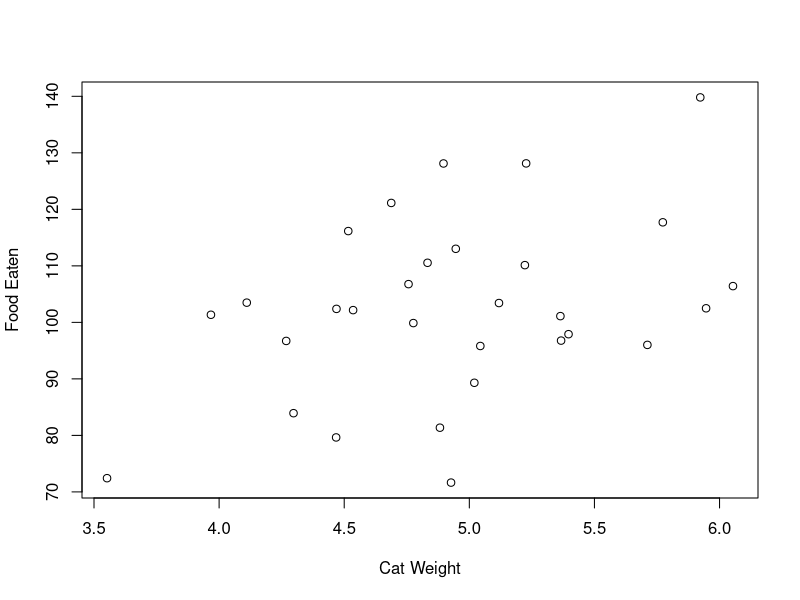
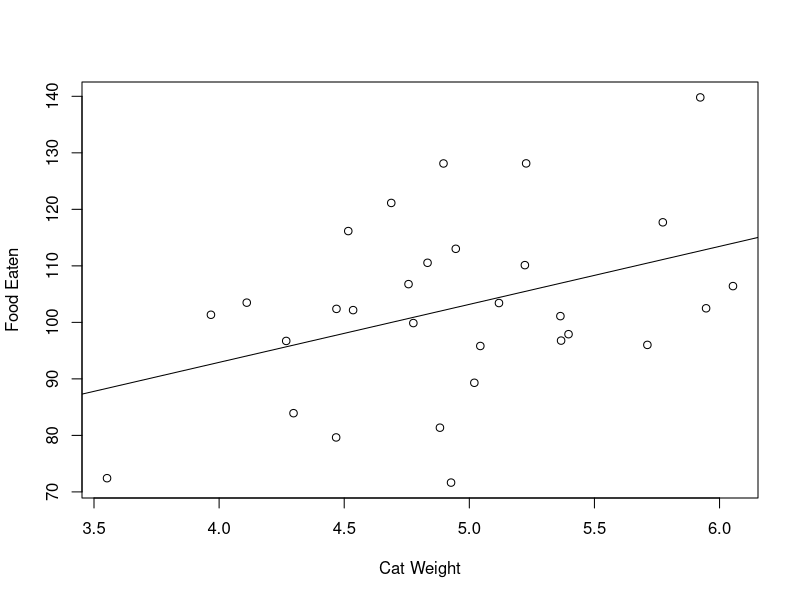
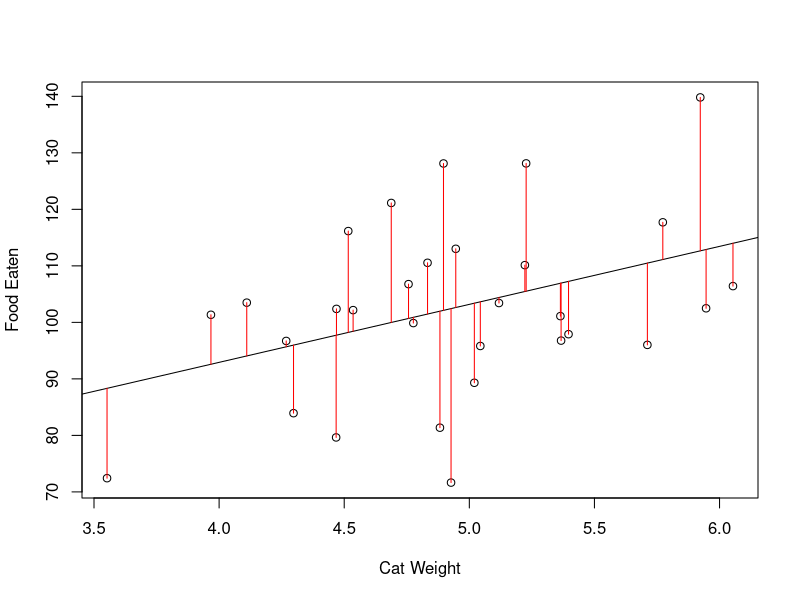
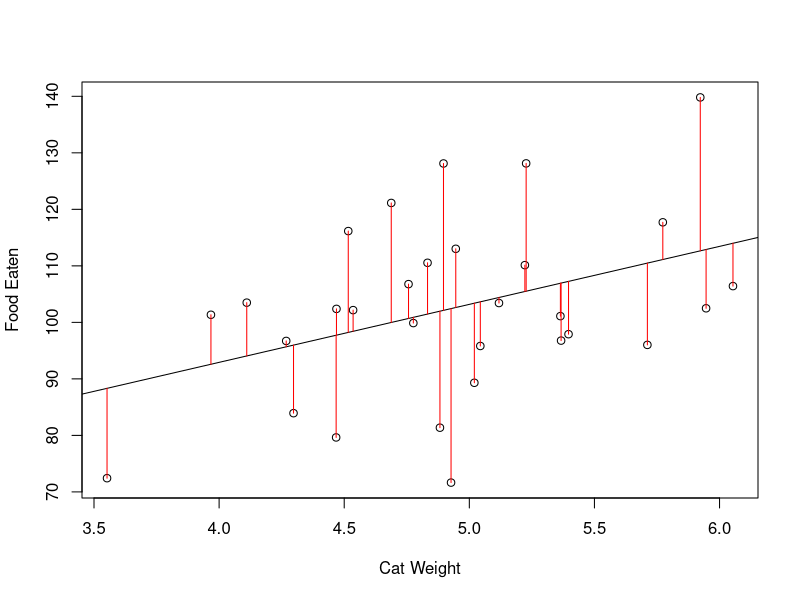
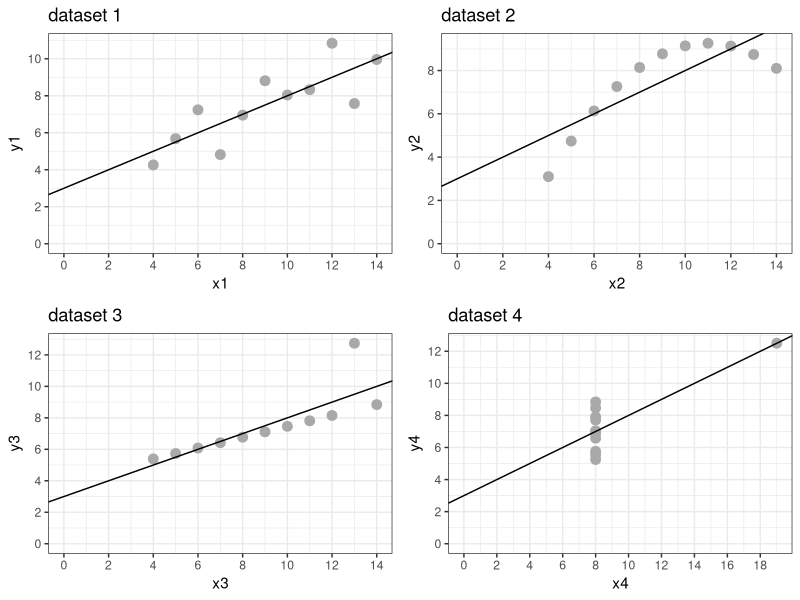
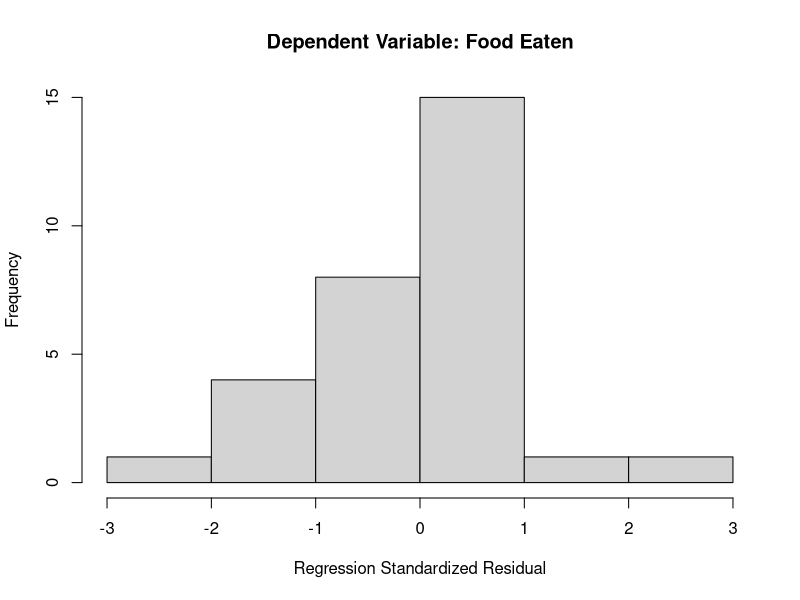
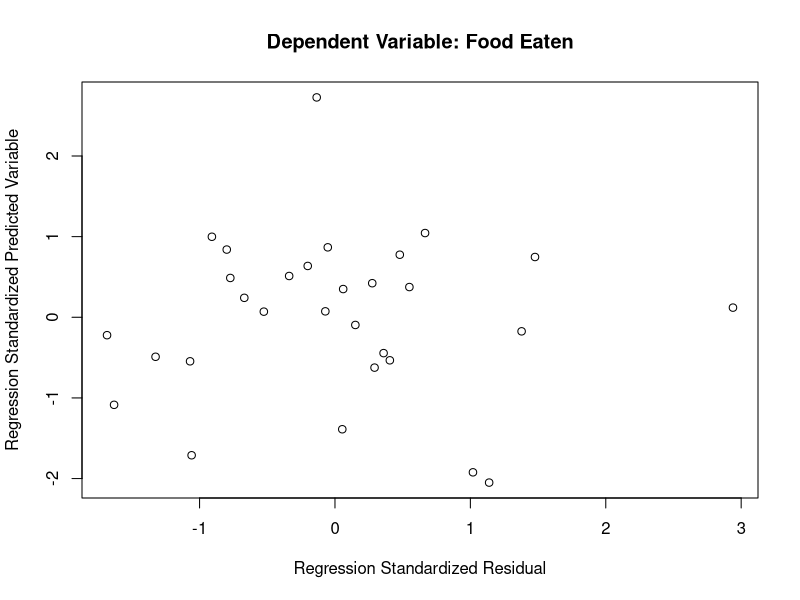
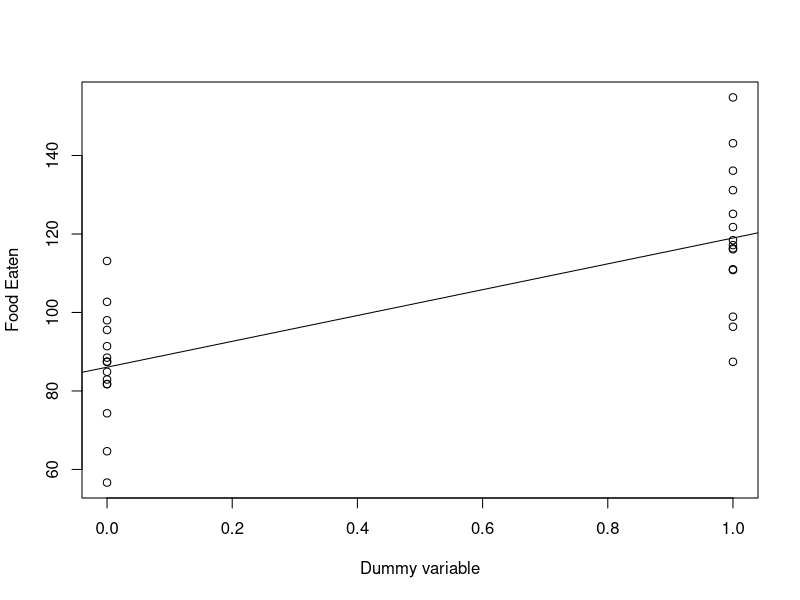

Recreate these plots in R, in order. (Note: this script raises an error after producing the figures.)
## ---- chunk 1
library(knitr)
n <- 30
intercept <- 100
options(digits = 3, scipen = 4)

set.seed("126")
cat_weight <- rnorm(n, mean = 5, sd = 1) # cat weight in kg
cat_age <- rnorm(n, mean = 60, sd = 24) # cat age in months
cat_breed <- factor(c(rep("Shorthair",n/2), rep("Manx", n/2)))

food_eaten <- intercept + 20*(cat_weight - mean(cat_weight)) + 2 + .5*(cat_age - mean(cat_age)) + rnorm(n, mean = 0, sd = 10)
catfood <- data.frame(CatWeight = cat_weight, FoodEaten = food_eaten)
catfood_age <- data.frame(CatWeight = cat_weight, CatAge = cat_age, FoodEaten = food_eaten)


print_p <- function(p){
  if(p < .01) return("*p* < .01")
  if(p <= .05) return(paste("*p* =", p))
  if(p > .05) return("*p* > .05")
}
## ---- chunk 2
kable(head(catfood))
## ---- chunk 3
plot(x = catfood$CatWeight, y = catfood$FoodEaten, xlab = "Cat Weight", ylab = "Food Eaten")
## ---- chunk 4
plot(x = catfood$CatWeight, y = catfood$FoodEaten, xlab = "Cat Weight", ylab = "Food Eaten")
abline(mod1 <- lm(catfood$FoodEaten ~ catfood$CatWeight))
## ---- chunk 5
plot(x = catfood$CatWeight, y = catfood$FoodEaten, xlab = "Cat Weight", ylab = "Food Eaten")
abline(mod1 <- lm(catfood$FoodEaten ~ catfood$CatWeight))
pre <- predict(mod1) # plot distances between points and the regression line
segments(catfood$CatWeight, catfood$FoodEaten, catfood$CatWeight, pre, col = "red")
## ---- chunk 6
plot(x = catfood$CatWeight, y = catfood$FoodEaten, xlab = "Cat Weight", ylab = "Food Eaten")
abline(mod1 <- lm(catfood$FoodEaten ~ catfood$CatWeight))
pre <- predict(mod1) # plot distances between points and the regression line
segments(catfood$CatWeight, catfood$FoodEaten, catfood$CatWeight, pre, col = "red")
## ---- chunk 7
kable(head(catfood_age))
write.csv(catfood_age, file = "catfood_age.csv")
## ---- chunk 8
summary((lm_catfood <- lm(formula = FoodEaten ~ CatWeight + CatAge, data = catfood_age)))
## ---- chunk 9
kable(summary(lm_catfood)$coefficients)
## ---- chunk 10
kable(summary((lm_catfood_interaction <- lm(formula = FoodEaten ~ CatWeight * CatAge, data = catfood_age)))$coef)
## ---- chunk 11
kable(anova(lm_catfood_interaction))
## ---- chunk 12
kable(anova(lm_catfood_interaction))
## ---- chunk 13
library(car)
kable(Anova(lm_catfood_interaction,type = "II"))
## ---- chunk 14
library(car)
kable(Anova(lm_catfood_interaction,type = "III"))
## ---- chunk 15
library(car)
vif(lm(formula = FoodEaten ~ CatWeight * CatAge, data = catfood_age))
## ---- chunk 16
catfood_age2 <- catfood_age
catfood_age2$CatWeight_centered <- scale(catfood_age$CatWeight, scale = FALSE)
catfood_age2$CatAge_centered <- scale(catfood_age$CatAge, scale = FALSE)
# re-fit the model
lm_catfood_interaction <- lm(formula = FoodEaten ~ CatWeight_centered * CatAge_centered, data = catfood_age2)
lm_catfood_interaction_table <- coef(summary(lm_catfood_interaction))
rownames(lm_catfood_interaction_table) <- c("(Intercept)", "Cat Weight", "Cat Age", "Cat Weight by Cat Age")
kable(lm_catfood_interaction_table)
vif_table <- data.frame(vif(lm_catfood_interaction))
colnames(vif_table) <- "VIF"
rownames(vif_table) <-  c("Cat Weight", "Cat Age", "Cat Weight by Cat Age")
kable(vif_table)
## ---- chunk 17
kable(summary(lm_catfood_interaction)$coefficients)
## ---- chunk 18
library(ggplot2)
library(gridExtra)

data(anscombe)

p1 <- ggplot(anscombe) + geom_point(aes(x1, y1), color = "darkgrey", size = 3) + theme_bw() + scale_x_continuous(breaks = seq(0, 20, 2)) + scale_y_continuous(breaks = seq(0, 12, 2)) + geom_abline(intercept = 3, slope = 0.5) + expand_limits(x = 0, y = 0) + labs(title = "dataset 1")
p2 <- ggplot(anscombe) + geom_point(aes(x2, y2), color = "darkgrey", size = 3) + theme_bw() + scale_x_continuous(breaks = seq(0, 20, 2)) + scale_y_continuous(breaks = seq(0, 12, 2)) + geom_abline(intercept = 3, slope = 0.5) + expand_limits(x = 0, y = 0) + labs(title = "dataset 2")
p3 <- ggplot(anscombe) + geom_point(aes(x3, y3), color = "darkgrey", size = 3) + theme_bw() + scale_x_continuous(breaks = seq(0, 20, 2)) + scale_y_continuous(breaks = seq(0, 12, 2)) + geom_abline(intercept = 3, slope = 0.5) + expand_limits(x = 0, y = 0) + labs(title = "dataset 3")
p4 <- ggplot(anscombe) + geom_point(aes(x4, y4), color = "darkgrey", size = 3) + theme_bw() + scale_x_continuous(breaks = seq(0, 20, 2)) + scale_y_continuous(breaks = seq(0, 12, 2)) + geom_abline(intercept = 3, slope = 0.5) + expand_limits(x = 0, y = 0) + labs(title = "dataset 4")

grid.arrange(grobs = list(p1, p2, p3, p4), main = "Anscombe's Quartet")
## ---- chunk 19
hist(scale(resid(lm_catfood_interaction)), xlab = "Regression Standardized Residual", ylab = "Frequency", main = "Dependent Variable: Food Eaten")
## ---- chunk 20
plot(x = scale(predict(lm_catfood_interaction)), y = scale(resid(lm_catfood_interaction)), xlab = "Regression Standardized Residual", ylab = "Regression Standardized Predicted Variable", main = "Dependent Variable: Food Eaten")
## ---- chunk 21
lm_catfood_interaction_table <- coef(summary(lm_catfood_interaction))
kable(lm_catfood_interaction_table)
## ---- chunk 22
catfood_breed <- with(catfood_age2, data.frame(CatWeight = CatWeight_centered, CatAge = CatAge_centered, CatBreed = cat_breed, FoodEaten = food_eaten))
catfood_breed$FoodEaten <- catfood_breed$FoodEaten + ifelse(cat_breed == "Manx", 15, -15)
## ---- chunk 23
kable(head(catfood_breed))
write.csv(catfood_breed, file = "catfood_breed.csv")
## ---- chunk 24
t.test(formula = FoodEaten ~ CatBreed, data = catfood_breed, var.equal = TRUE)
## ---- chunk 25
summary(aov(formula = FoodEaten ~ CatBreed, data = catfood_breed))
## ---- chunk 26
# assign 0 to all shorthairs and 1 to all manxs
catfood_breed$dummy <- ifelse(catfood_breed$CatBreed == "Shorthair", 0, 1)
kable(coef(summary(lm(formula = FoodEaten ~ dummy, data = catfood_breed))))
## ---- chunk 27
plot(x = catfood_breed$dummy, y = catfood_breed$FoodEaten, xlab = "Dummy variable", ylab = "Food Eaten")
abline(lm(formula = FoodEaten ~ dummy, data = catfood_breed))
## ---- chunk 28
catfood_breed$dummy <- ifelse(catfood_breed$CatBreed == "Shorthair", -1, 1)
## ---- chunk 29
kable(coef(summary(lm(formula = FoodEaten ~ dummy, data = catfood_breed))))
## ---- chunk 30
catfood_breed_lm <- lm(data = catfood_breed, formula = FoodEaten ~ CatWeight + CatAge + dummy)
kable(coef(summary(catfood_breed_lm)))
## ---- chunk 31
Anova(catfood_breed_lm, type = "III")
## ---- chunk 32
catfood_breed_interact_lm <- lm(data = catfood_breed, 
                                formula = FoodEaten ~ CatWeight * CatAge * dummy)
kable(coef(summary(catfood_breed_interact_lm)))
## ---- chunk 33
# Seed for random number generators, so that we all get the same results
set.seed("6")
# Column 1: Breed - repeat each breed name 15 times, then combine
breed <- c(rep("Beagle", 15), rep("Border Collie", 15), rep("Terrier", 15))
# Column 2: Objects - repeat each true group mean 15 times, then combine
objects <- c(rep(10, 15), rep(60, 15), rep(15, 15))

# Add random noise to the objects scores
objects <- objects + rnorm(n = 45, mean = 0 , sd = 6)
# for more realism, round the objects scores to full integers
# (what does it mean if a dog knows a fraction of an object?)
objects <- round(objects, digits = 0)
# Combine into data frame
dogs <- data.frame(breed, objects)
write.csv(dogs, "dogs.csv")
## ---- chunk 34
# get the means for each breed
means_table <- data.frame(tapply(X = dogs$objects, INDEX = dogs$breed, FUN = mean))
colnames(means_table) <- c("Mean number of objects known")
kable(means_table)
## ---- chunk 35
pairwise.t.test(x = dogs$objects, g = dogs$breed)
## ---- chunk 36
library(knitr)
contrast_matrix <- contr.treatment(3)
colnames(contrast_matrix) <- c("x1","x2")
rownames(contrast_matrix) <- c("Beagle","Border Collie","Terrier")
kable(contrast_matrix)
## ---- chunk 37
contrast_matrix <- contr.treatment(3)
colnames(contrast_matrix) <- c("x1","x2")
rownames(contrast_matrix) <- c("Beagle","Border Collie","Terrier")
kable(contrast_matrix)
## ---- chunk 38
contrast_matrix <- contr.treatment(3)
colnames(contrast_matrix) <- c("x1","x2")
rownames(contrast_matrix) <- c("Beagle","Border Collie","Terrier")
kable(contrast_matrix)
## ---- chunk 39
contrast_matrix <- contr.treatment(3)
colnames(contrast_matrix) <- c("x1","x2")
rownames(contrast_matrix) <- c("Beagle","Border Collie","Terrier")
kable(contrast_matrix)
## ---- chunk 40
kable(coef(summary(lm(data = dogs, objects ~ breed))))
## ---- chunk 41
kable(anova(lm(data = dogs, objects ~ breed)))
## ---- chunk 42
contrasts(dogs$breed) <- contr.sum
kable(coef(summary(lm(data = dogs, objects ~ breed))))
## ---- chunk 43
contrasts(dogs$breed) <- contr.helmert
kable(coef(summary(lm(data = dogs, objects ~ breed))))
